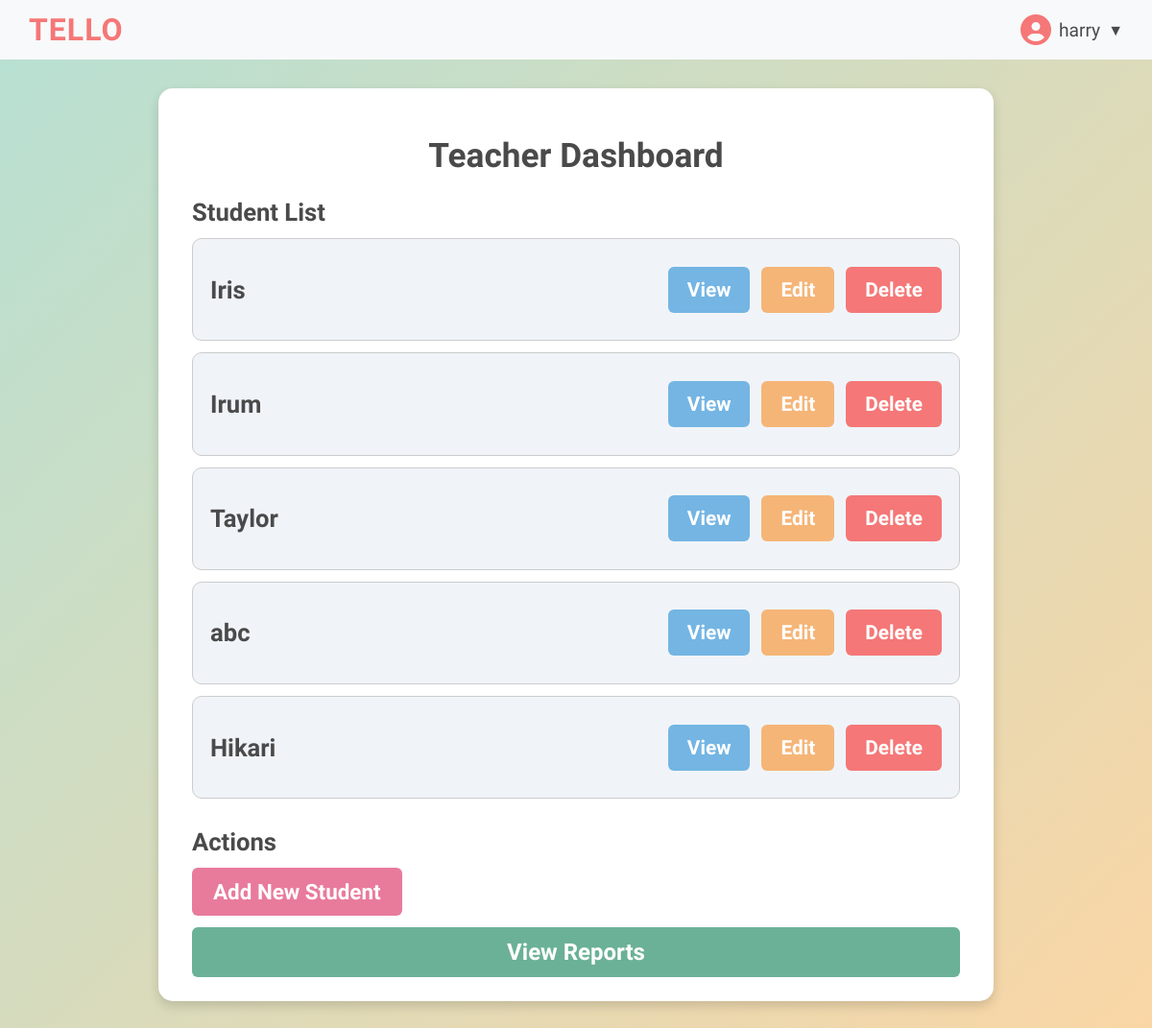
Page /dashboard/ (signed in) on the earlier database version.
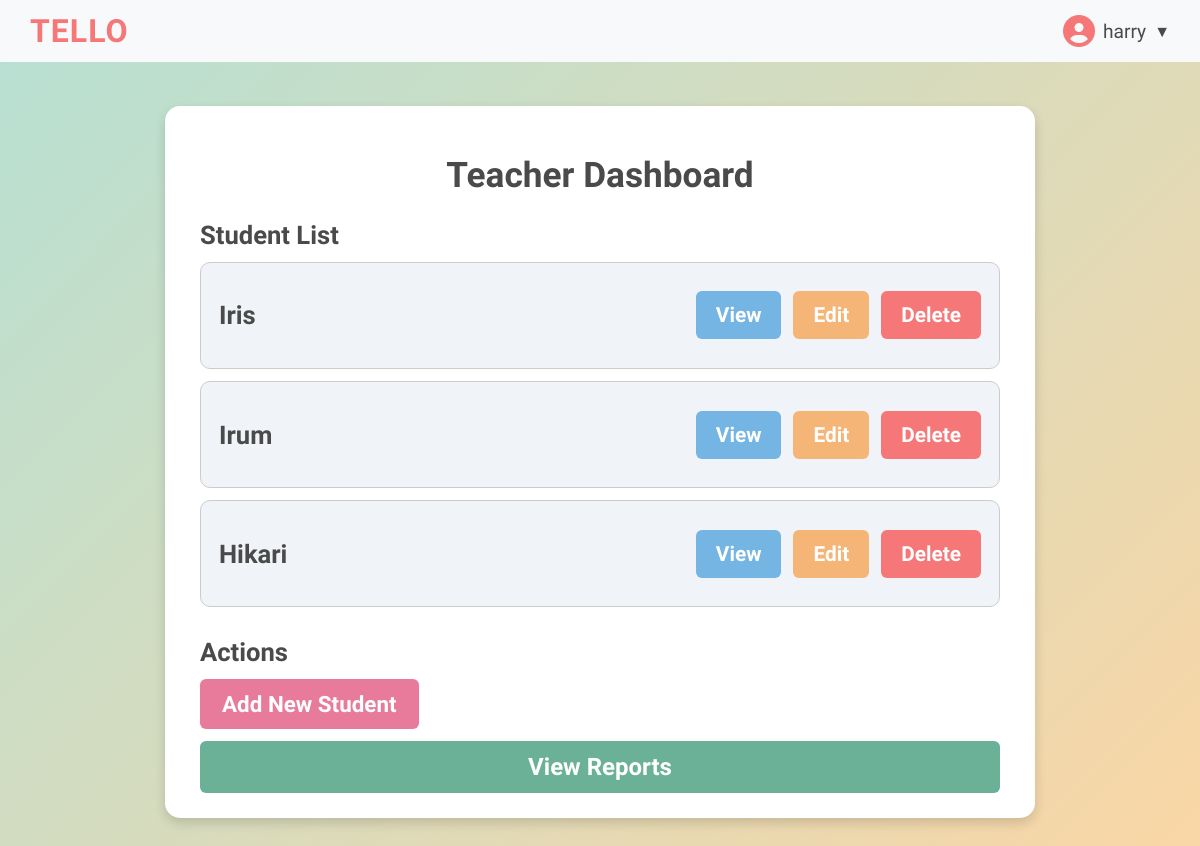
Same page on the later database version.
### tello/models.py (models this page shows, shortened)
class Student(models.Model):
    studentid = models.AutoField(primary_key=True)
    studentcode = models.CharField(max_length=4, unique=True)
    studentname = models.CharField(max_length=100)
    studentgrade = models.CharField(max_length=50)
    studentage = models.IntegerField()
    assignedteacher = models.ForeignKey(Teacher, on_delete=models.CASCADE)
    additional_notes = models.TextField(blank=True, null=True)
    created_at = models.DateTimeField(auto_now_add=True)

### tello/views.py (the view)
# urls.py: path('dashboard/', views.teacher_dashboard, name='dashboard'),
@login_required
def teacher_dashboard(request):
    students = Student.objects.all()  # Fetch all students from DB
    return render(request, "dashboard.html", {"students": students})

### tello/templates/dashboard.html (shortened to what this page needs)
{% extends 'base.html' %} {% block links %}
<link rel="stylesheet" href="/static/css/dashboard.css" />
{% endblock %} {% load static %} {% block content %}
<div class="body-container">
  <div class="dashboard-container">
    <header>
      <h1>Teacher Dashboard</h1>
    </header>
    <main>
      <section class="student-list">
        <h2>Student List</h2>
        {% if students %} {% for student in students %}
        <div class="student-card">
          <p class="student-name">{{ student.studentname }}</p>
          <div class="actions">
            <button
              class="view-btn"
              onclick="openModal('{{ student.studentname }}', '{{ student.studentage }}', '{{ student.studentgrade }}','{{ student.studentcode }}')"
            >
              View
            </button>
            <button class="edit-btn">Edit</button>
            <button class="delete-btn">Delete</button>
          </div>
        </div>
        {% endfor %} {% else %}
        <p>No students added yet!</p>
        {% endif %}
      </section>
      <section class="actions-panel">
        <h2>Actions</h2>
        <button
          class="add-student-btn"
          onclick="window.location.href='{% url 'add' %}'"
        >
          Add New Student
        </button>
        <a href="{% url 'report_list'%}" class="report-link">View Reports</a>
      </section>
    </main>
  </div>
</div>
{% endblock %}

Differences in the rows shown:
removed Student: studentname "Taylor"
removed Student: studentname "abc"
